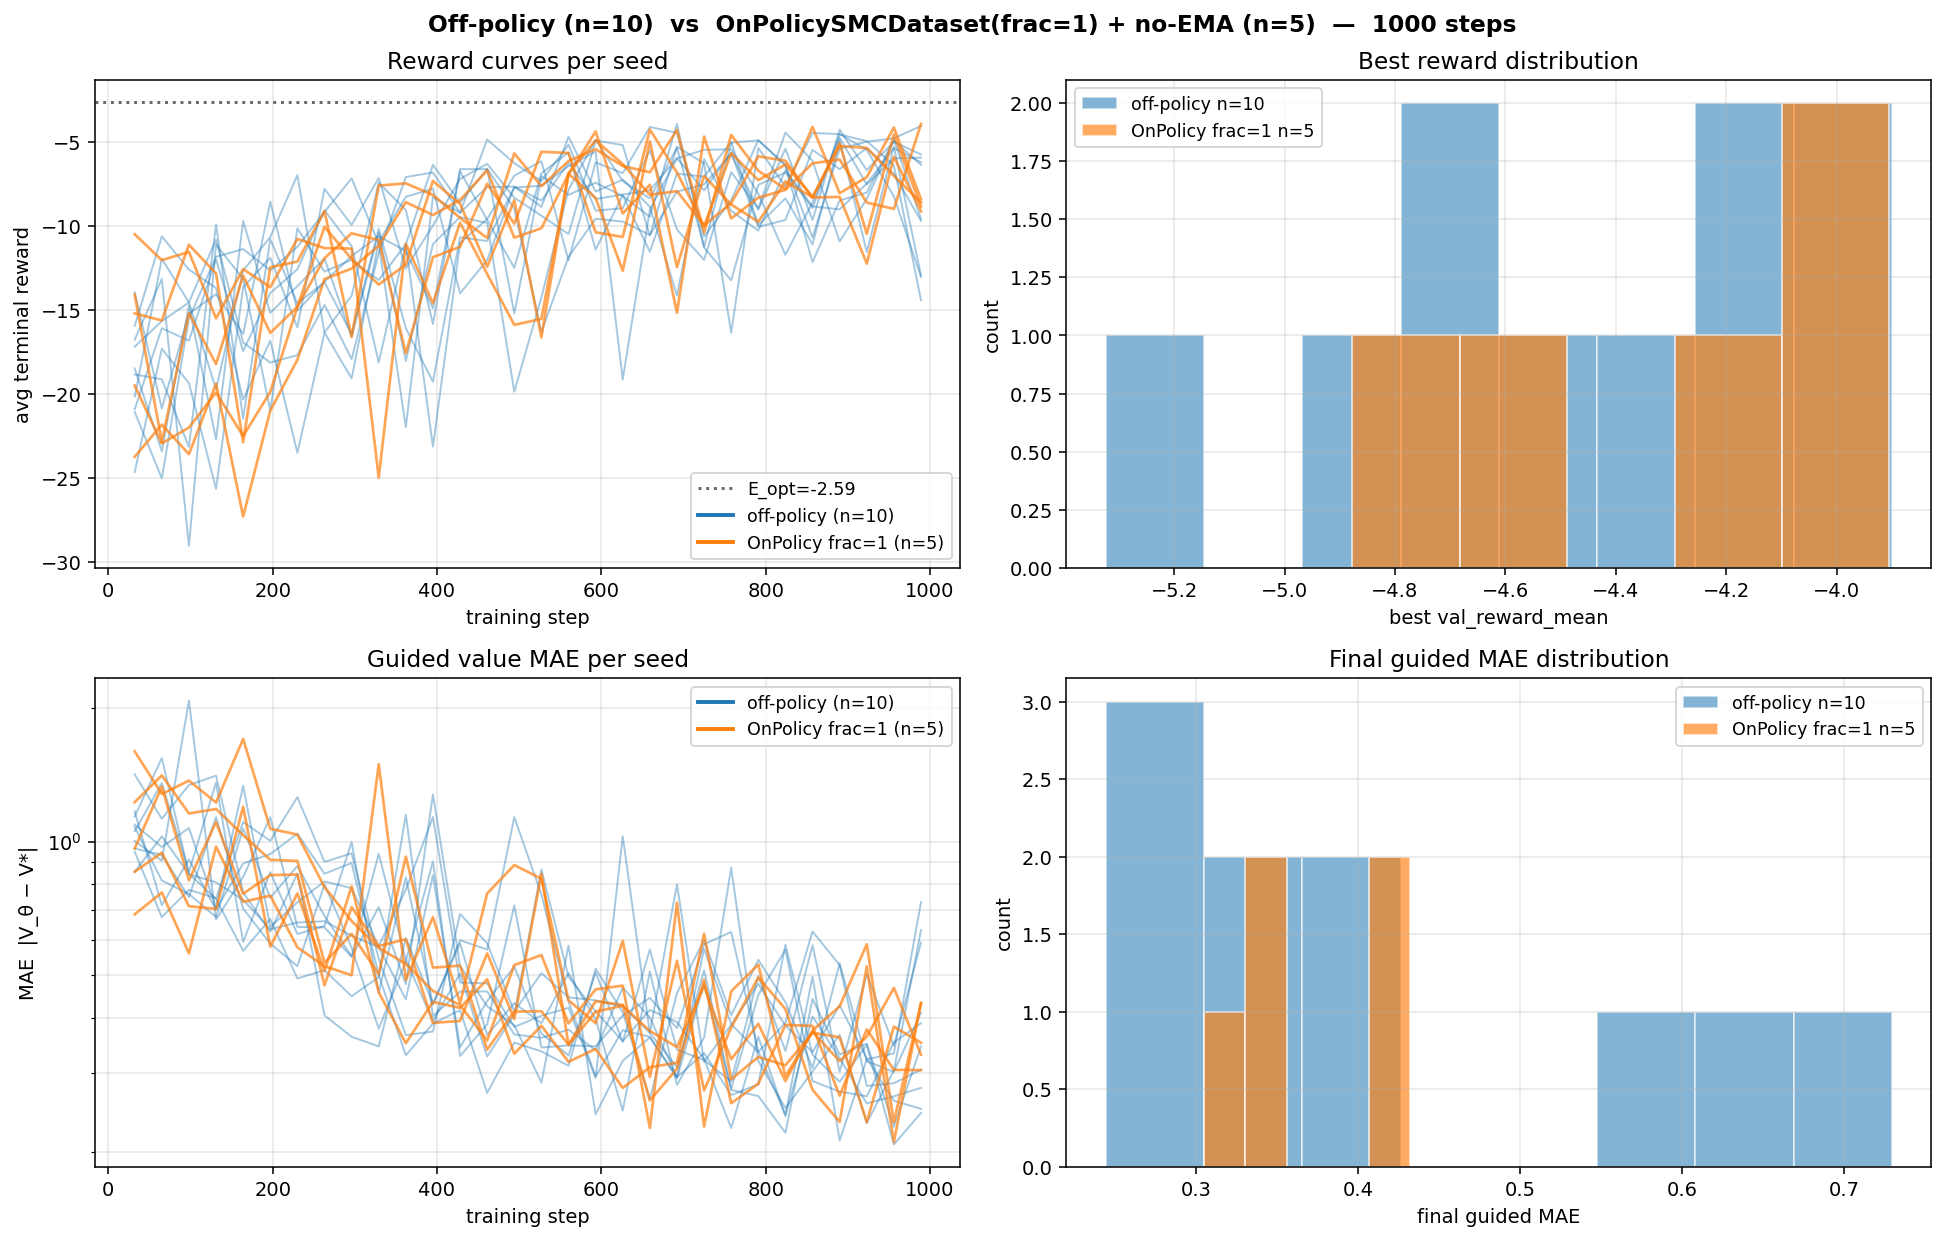

Write Python code to recreate this figure.
#!/usr/bin/env python3
"""5 seeds of OnPolicySMCDataset with off_policy_frac=1.0 + no EMA in rollout.

Verifies that the on-policy *codebase* produces statistically identical
results to the off-policy codebase when the data-generation knob is
turned all the way off:

  off_policy_frac = 1.0  → every emitted (x, t, target) is replaced by
  a fresh draw from the off-policy interpolation:
        x1 ~ p,  t ~ U(0,1),  eps ~ N(0,I),
        x  = t·x1 + sqrt(2a t (1-t)) · eps,
        target = h(x1).

This is exactly what `InterpolatingNumpyDataset` produces, so combined
with `OnPolicyValueLive` (use_ema=False in drift), the resulting
distribution of best reward and final guided MAE should be statistically
indistinguishable from the off-policy 10-seed distribution.
"""

import gc
import json
import os
import shutil
import time
from functools import partial
from math import sqrt

import matplotlib
matplotlib.use("Agg")
import matplotlib.pyplot as plt
import numpy as np
import pandas as pd
import torch
import torch.nn as nn
from einops import reduce
from sklearn.datasets import make_moons
from sklearn.mixture import GaussianMixture
from sklearn.preprocessing import StandardScaler
from torch.utils.data import DataLoader, TensorDataset

import lightning as L
from lightning.pytorch.callbacks import Callback, ModelCheckpoint
from lightning.pytorch.loggers import CSVLogger

from diffusion_rl.models.on_policy import OnPolicySMCDataset, OnPolicyValue
from diffusion_rl.modules.resnet_mlp import ValueNetwork


# ── Setup (matches earlier sweeps) ─────────────────────────────────────────
X, _ = make_moons(n_samples=10_000, noise=0.05, random_state=42)
scaler = StandardScaler()
X = scaler.fit_transform(X)
clf = GaussianMixture(n_components=100, covariance_type="spherical")
clf.fit(X)
_means = torch.from_numpy(clf.means_).double()
_sigma2 = torch.from_numpy(clf.covariances_).double()
_weights = torch.from_numpy(clf.weights_).double()
_sigmas = torch.sqrt(_sigma2)[:, None]
_weights_col = _weights[:, None]

D = 2
a = 1.0
c = torch.tensor([1.0, 0.0])
means_np = clf.means_
sigmas_np = np.sqrt(clf.covariances_)
weights_np = clf.weights_


class AV(nn.Module):
    def __init__(self, means, sigma2, weights, a=1.0, c_=None, D_=2):
        super().__init__()
        if c_ is None:
            c_ = torch.tensor([1.0, 0.0])
        self.register_buffer("means", means.float())
        self.register_buffer("sigma2", sigma2.float())
        self.register_buffer("weights", weights.float())
        self.a = a
        self.D = D_
        self.register_buffer("c", c_.float())

    def _log_Z(self, m, v):
        cc = self.c.double()
        d = 1 + 20 * v
        return (
            -self.D / 2 * torch.log(d)
            + (
                -10 * (m**2).sum(-1)
                + 20 * (m * cc).sum(-1)
                + 200 * v * (cc**2).sum()
            ) / d
            - 10 * (cc**2).sum()
        )

    def forward(self, x, t):
        x = x.double()
        t = t.double().reshape(-1)
        if t.numel() == 1:
            t = t.expand(x.shape[0])
        t_ = t[:, None]
        m = self.means.double()
        s2 = self.sigma2.double()
        w = self.weights.double()
        dk = t_ * s2[None, :] + 2 * self.a * (1 - t_)
        mm = t_[:, :, None] * m[None, :, :]
        d2 = ((x[:, None, :] - mm) ** 2).sum(-1)
        ts = t_ + 1e-40
        lg = -self.D / 2 * torch.log(2 * torch.pi * ts * dk) - d2 / (2 * ts * dk)
        lw = torch.log(w)[None, :]
        lpw = lw + lg - torch.logsumexp(lw + lg, dim=1, keepdim=True)
        tV = 2 * self.a * (1 - t_) * s2[None, :] / dk
        tmu = (
            s2[None, :, None] * x[:, None, :]
            + 2 * self.a * (1 - t_)[:, :, None] * m[None, :, :]
        ) / dk[:, :, None]
        return torch.logsumexp(lpw + self._log_Z(tmu, tV), dim=1).float()


_avm = AV(_means, _sigma2, _weights, a=a, c_=c, D_=D)


def anal_fn(x, t):
    return _avm(x.cpu(), t.cpu()).to(x.device)


def gmm_drift(xt, ts, a_):
    ts = ts.reshape(-1, 1)
    xt_ = xt[..., None]
    means_ = _means.float().to(xt).T[None, ...]
    ts_ = ts[..., None]
    sigmas_ = _sigmas.float().to(xt).T
    weights_ = _weights_col.float().to(xt).T
    denom = 2 * a_ * (1 - ts) + ts * sigmas_**2
    le = -reduce((xt_ - means_ * ts_) ** 2, "n d m -> n m", "sum") / (2 * ts * denom)
    lsf = torch.log(2 * a_ * (1 - ts) / denom) * D / 2
    lrw = torch.log(weights_) + le + lsf
    lw = lrw - torch.logsumexp(lrw, dim=1, keepdim=True)
    lw = torch.where((ts == 0), torch.log(weights_), lw)
    nm = (2 * a_ * (1 - ts_) * means_ + xt_ * sigmas_[None, ...] ** 2) / denom[:, None, :]
    us = (nm - xt[:, :, None]) / (1 - ts[..., None])
    return reduce(torch.exp(lw)[:, None, :] * us, "n d m -> n d", "sum")


DEVICE = "mps" if torch.backends.mps.is_available() else "cpu"


def base_drift(x, t):
    return gmm_drift(x, t if t.ndim >= 1 else t.unsqueeze(0), a).to(dtype=torch.float)


def reward_fn(x):
    return -10 * (x - c.to(x)).square().sum(dim=1)


def gmm_sample(n):
    k = np.random.choice(len(weights_np), size=n, p=weights_np)
    return means_np[k] + sigmas_np[k, np.newaxis] * np.random.randn(n, D)


def log_tau_zero(x, t):
    return torch.zeros(x.shape[0], dtype=x.dtype, device=x.device)


class OnPolicyValueLive(OnPolicyValue):
    """drift defaults to use_ema=False so val rollout uses the live model."""
    def drift(self, x, t, beta=1, use_ema=False):
        return super().drift(x, t, beta=beta, use_ema=use_ema)


# ── Constants ──────────────────────────────────────────────────────────────
LOG_DIR = "lightning_logs/onpolicy_frac1_seeds"
CKPT_DIR = "checkpoints/onpolicy_frac1_seeds"
OFF_POLICY_RESULTS = "notebooks/offpolicy_seeds_results.json"

TOTAL_STEPS = 1000
BS = 256
LR = 1e-3
N_STEPS = 100
MC_SAMPLES = 10
DS_BATCH = 4              # internal trajectory batch (matches prior runs)
N_SEEDS = 5

with open("notebooks/analytical_target.json") as f:
    _at = json.load(f)
E_OPT = _at["E_opt"]

all_rewards = reward_fn(torch.from_numpy(X).float())
max_r = all_rewards.max()
bias_val = (
    torch.log(torch.mean(torch.exp(all_rewards - max_r))) + max_r
).item()

val_loader = DataLoader(TensorDataset(torch.zeros(1)), batch_size=1)


# ── Trajectory MAE callback ────────────────────────────────────────────────
class TrajCB(Callback):
    def __init__(self, af, n=256, ns=N_STEPS):
        super().__init__()
        self.af = af
        self.n = n
        self.ns = ns

    def on_validation_batch_end(self, trainer, pl, outputs, batch, bi):
        if bi > 0:
            return
        dim = pl.hparams.dim
        dev = pl.device
        n = self.n
        dt = 1.0 / self.ns
        for beta, label in [(0, "base"), (1, "guided")]:
            x = torch.zeros(n, dim, device=dev)
            ax, at = [x], [torch.zeros(n, device=dev)]
            dfn = partial(pl.drift, beta=beta)
            for st in torch.linspace(0, 1, self.ns + 1, device=dev)[:-1]:
                tv = st.expand(n)
                dx = dfn(x, tv) * dt
                db = sqrt(2 * pl.a * dt) * torch.randn_like(x)
                x = x + dx + db
                ax.append(x)
                at.append(torch.full((n,), float(st) + dt, device=dev))
            ax = torch.cat(ax)
            at = torch.cat(at)
            with torch.no_grad():
                vp = pl.value_module(ax, at)
                va = self.af(ax, at)
            err = vp - va
            pl.log(f"traj_avg_mae_{label}", err.abs().mean(), prog_bar=False)


def run_one(seed):
    name = f"seed_{seed:02d}"
    csv_path = f"{LOG_DIR}/{name}/version_0/metrics.csv"
    if os.path.exists(csv_path):
        df = pd.read_csv(csv_path)
        val = df.dropna(subset=["val_reward_mean"])
        if len(val) > 0 and int(val["step"].max()) >= TOTAL_STEPS - 1:
            print(f"  {name}: already complete, skipping.")
            return
    for v in range(3):
        p = f"{LOG_DIR}/{name}/version_{v}"
        if os.path.exists(p):
            shutil.rmtree(p)
    p = f"{CKPT_DIR}/{name}"
    if os.path.exists(p):
        shutil.rmtree(p)

    L.seed_everything(seed, workers=True)
    print(f"\n=== seed = {seed} ===")
    t0 = time.time()
    vm = ValueNetwork(D, bias=bias_val)
    model = OnPolicyValueLive(
        base_score_module=base_drift,
        value_module=vm,
        reward_function=reward_fn,
        dim=D,
        a=a,
        lr=LR,
        loss_type="quad",
        analytical_value_fn=anal_fn,
        ema_decay=0.999,
    )
    ds = OnPolicySMCDataset(
        dim=D,
        drift=base_drift,
        value=model.ema,           # used in SSMC forward (will be discarded by frac=1)
        smc_value=log_tau_zero,
        reward=reward_fn,
        device=DEVICE,
        a=a,
        batch_size=DS_BATCH,
        n_steps=N_STEPS,
        mc_samples_per_step=MC_SAMPLES,
        sampling_method="single_seed_mc",
        off_policy_frac=1.0,         # ← every sample replaced with off-policy data
        generating_function=gmm_sample,
    )
    loader = DataLoader(ds, batch_size=BS)
    tcb = TrajCB(anal_fn)
    ccb = ModelCheckpoint(
        dirpath=f"{CKPT_DIR}/{name}",
        save_last=True, save_top_k=1,
        monitor="val_reward_mean", mode="max", filename="best",
    )
    logger = CSVLogger(LOG_DIR, name=name, version=0)
    trainer = L.Trainer(
        max_steps=TOTAL_STEPS,
        val_check_interval=max(1, TOTAL_STEPS // 30),
        callbacks=[ccb, tcb],
        logger=logger,
        enable_checkpointing=True,
        enable_progress_bar=False,
    )
    trainer.fit(model, loader, val_dataloaders=val_loader)
    print(f"    elapsed: {(time.time() - t0)/60:.1f} min")
    del model, vm, trainer, loader, ds
    gc.collect()
    if torch.backends.mps.is_available():
        torch.mps.empty_cache()


# ── Run all seeds ──────────────────────────────────────────────────────────
print(f"E_OPT = {E_OPT:.4f}")
print(f"Device: {DEVICE}")
print(f"BS={BS}  LR={LR}  TOTAL_STEPS={TOTAL_STEPS}")
print(f"OnPolicySMCDataset(off_policy_frac=1.0)  +  OnPolicyValueLive (no EMA)")
print(f"seeds = 0..{N_SEEDS - 1}\n")

t_total0 = time.time()
for s in range(N_SEEDS):
    run_one(s)
    print(f"  total elapsed so far: {(time.time() - t_total0)/60:.1f} min")


# ── Aggregate + plot vs off-policy 10-seed distribution ──────────────────
def load_curves(csv_path, max_step=TOTAL_STEPS):
    if not os.path.exists(csv_path):
        return None, None
    df = pd.read_csv(csv_path)
    df = df[df["step"] <= max_step]
    val = df.dropna(subset=["val_reward_mean"])
    mae = df.dropna(subset=["traj_avg_mae_guided"])
    return val, mae


bests, finals, maes = [], [], []
val_curves, mae_curves = [], []
for s in range(N_SEEDS):
    val, mae = load_curves(f"{LOG_DIR}/seed_{s:02d}/version_0/metrics.csv")
    if val is None or len(val) == 0:
        continue
    bests.append(float(val["val_reward_mean"].max()))
    finals.append(float(val["val_reward_mean"].iloc[-1]))
    maes.append(float(mae["traj_avg_mae_guided"].iloc[-1]) if len(mae) else float("nan"))
    val_curves.append(val)
    mae_curves.append(mae)
bests = np.array(bests)
finals = np.array(finals)
maes = np.array(maes)

with open(OFF_POLICY_RESULTS) as f:
    off_data = json.load(f)
off_bests = np.array(off_data["best_reward"]["values"])
off_maes = np.array(off_data["final_guided_mae"]["values"])
off_val_curves, off_mae_curves = [], []
for s in range(off_data["n_seeds"]):
    val, mae = load_curves(f"lightning_logs/offpolicy_seeds/seed_{s:02d}/version_0/metrics.csv")
    if val is not None:
        off_val_curves.append(val)
        off_mae_curves.append(mae)


print(f"\n{'=' * 72}")
print(f"  OnPolicy + off_policy_frac=1.0 + no-EMA  ({len(bests)} seeds)")
print(f"{'=' * 72}")
print(f"  best reward      mean={bests.mean():>7.3f}   sd={bests.std(ddof=1):>5.3f}   "
      f"min={bests.min():>7.3f}  max={bests.max():>7.3f}")
print(f"  final reward     mean={finals.mean():>7.3f}   sd={finals.std(ddof=1):>5.3f}")
print(f"  final guided MAE mean={maes.mean():>6.3f}   sd={maes.std(ddof=1):>5.3f}   "
      f"min={maes.min():>6.3f}  max={maes.max():>6.3f}")

print(f"\n  OFF-POLICY (n={len(off_bests)})")
print(f"  best reward      mean={off_bests.mean():>7.3f}   sd={off_bests.std(ddof=1):>5.3f}")
print(f"  final guided MAE mean={off_maes.mean():>6.3f}   sd={off_maes.std(ddof=1):>5.3f}")

from scipy import stats
t_best, p_best = stats.ttest_ind(bests, off_bests, equal_var=False)
t_mae, p_mae = stats.ttest_ind(maes, off_maes, equal_var=False)
print(f"\n  Welch t-test  (off-policy vs OnPolicy frac=1)")
print(f"    best reward:      t={t_best:+.2f}  p={p_best:.3f}")
print(f"    final guided MAE: t={t_mae:+.2f}  p={p_mae:.3f}")
print("\n  Expected: p > 0.1 on both → distributions are statistically equivalent.")


# Plot
fig, axes = plt.subplots(2, 2, figsize=(14, 9))
fig.suptitle(
    f"Off-policy (n={len(off_val_curves)})  vs  OnPolicySMCDataset(frac=1) + no-EMA "
    f"(n={len(val_curves)})  —  1000 steps",
    fontsize=12, fontweight="bold",
)

OFF_C = "#1f77b4"
NEW_C = "#ff7f0e"

# (a) Reward curves
ax = axes[0, 0]
ax.set_title("Reward curves per seed")
for val in off_val_curves:
    ax.plot(val["step"], val["val_reward_mean"], color=OFF_C, alpha=0.4, lw=1.0)
for val in val_curves:
    ax.plot(val["step"], val["val_reward_mean"], color=NEW_C, alpha=0.7, lw=1.4)
ax.axhline(E_OPT, color="black", ls=":", alpha=0.6, label=f"E_opt={E_OPT:.2f}")
ax.plot([], [], color=OFF_C, lw=2, label=f"off-policy (n={len(off_val_curves)})")
ax.plot([], [], color=NEW_C, lw=2, label=f"OnPolicy frac=1 (n={len(val_curves)})")
ax.set_xlabel("training step")
ax.set_ylabel("avg terminal reward")
ax.legend(fontsize=9)
ax.grid(True, alpha=0.3)

# (b) Best-reward distribution
ax = axes[0, 1]
ax.set_title("Best reward distribution")
ax.hist(off_bests, bins=8, color=OFF_C, alpha=0.55, edgecolor="white",
        label=f"off-policy n={len(off_bests)}")
ax.hist(bests, bins=5, color=NEW_C, alpha=0.65, edgecolor="white",
        label=f"OnPolicy frac=1 n={len(bests)}")
ax.set_xlabel("best val_reward_mean")
ax.set_ylabel("count")
ax.legend(fontsize=9)
ax.grid(True, alpha=0.3)

# (c) MAE curves
ax = axes[1, 0]
ax.set_title("Guided value MAE per seed")
for mae in off_mae_curves:
    if len(mae) > 0:
        ax.plot(mae["step"], mae["traj_avg_mae_guided"], color=OFF_C, alpha=0.4, lw=1.0)
for mae in mae_curves:
    if len(mae) > 0:
        ax.plot(mae["step"], mae["traj_avg_mae_guided"], color=NEW_C, alpha=0.7, lw=1.4)
ax.plot([], [], color=OFF_C, lw=2, label=f"off-policy (n={len(off_mae_curves)})")
ax.plot([], [], color=NEW_C, lw=2, label=f"OnPolicy frac=1 (n={len(val_curves)})")
ax.set_yscale("log")
ax.set_xlabel("training step")
ax.set_ylabel("MAE  |V_θ − V*|")
ax.legend(fontsize=9)
ax.grid(True, alpha=0.3, which="both")

# (d) Final-MAE distribution
ax = axes[1, 1]
ax.set_title("Final guided MAE distribution")
ax.hist(off_maes, bins=8, color=OFF_C, alpha=0.55, edgecolor="white",
        label=f"off-policy n={len(off_maes)}")
ax.hist(maes, bins=5, color=NEW_C, alpha=0.65, edgecolor="white",
        label=f"OnPolicy frac=1 n={len(maes)}")
ax.set_xlabel("final guided MAE")
ax.set_ylabel("count")
ax.legend(fontsize=9)
ax.grid(True, alpha=0.3)

plt.tight_layout()
out = "notebooks/onpolicy_frac1_seeds.png"
plt.savefig(out, dpi=140, bbox_inches="tight")
print(f"\nSaved: {out}")

with open("notebooks/onpolicy_frac1_seeds_results.json", "w") as f:
    json.dump(
        {
            "config": {
                "TOTAL_STEPS": TOTAL_STEPS, "BS": BS, "LR": LR,
                "MC_SAMPLES": MC_SAMPLES, "DS_BATCH": DS_BATCH,
                "off_policy_frac": 1.0, "use_ema": False,
                "n_seeds": len(bests), "E_OPT": E_OPT,
            },
            "best_reward": {"mean": float(bests.mean()),
                            "sd": float(bests.std(ddof=1)),
                            "values": bests.tolist()},
            "final_reward": {"mean": float(finals.mean()),
                             "sd": float(finals.std(ddof=1)),
                             "values": finals.tolist()},
            "final_guided_mae": {"mean": float(maes.mean()),
                                 "sd": float(maes.std(ddof=1)),
                                 "values": maes.tolist()},
            "vs_offpolicy_p_best": float(p_best),
            "vs_offpolicy_p_mae": float(p_mae),
        },
        f, indent=2,
    )

print(f"\nTotal elapsed: {(time.time() - t_total0)/60:.1f} min")
print("Done.")
